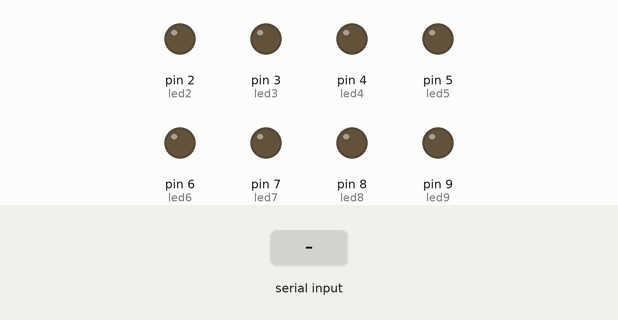
This sketch was run on a simulated Arduino Uno, built with avr-gcc and run on an emulated ATmega328P. Parts: output pins drawn as LEDs (lit = HIGH). Inputs (shaded band) come from the test bench.

Above: at 1.2 s.
1.3 s: "c" received over Serial
At 4.0 s:
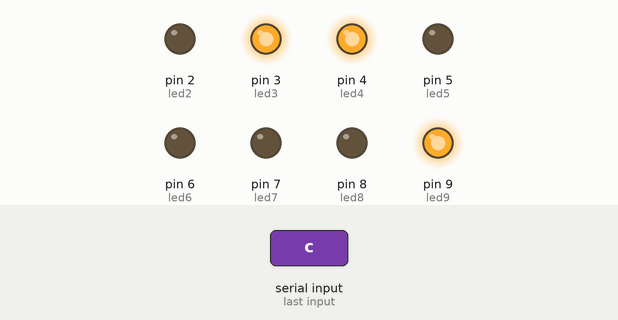
4.3 s: "a" received over Serial
At 4.7 s:
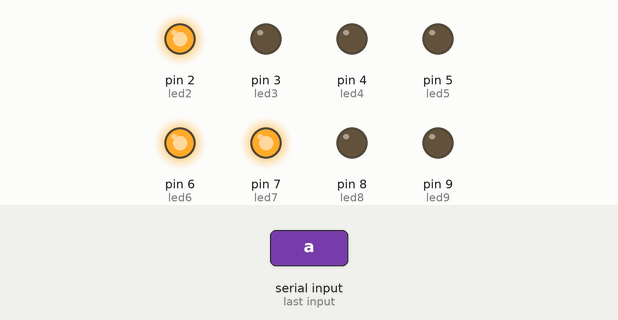
5.8 s: "b" received over Serial
At 7.0 s:
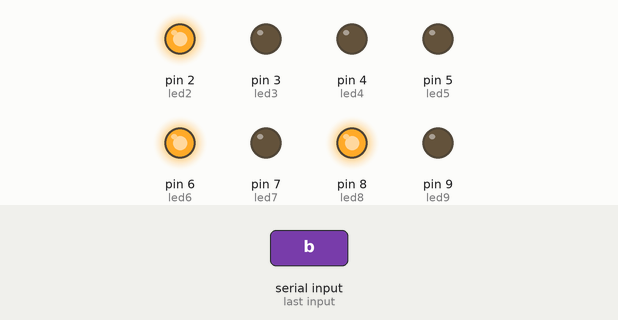
7.3 s: "d" received over Serial
At 8.2 s:
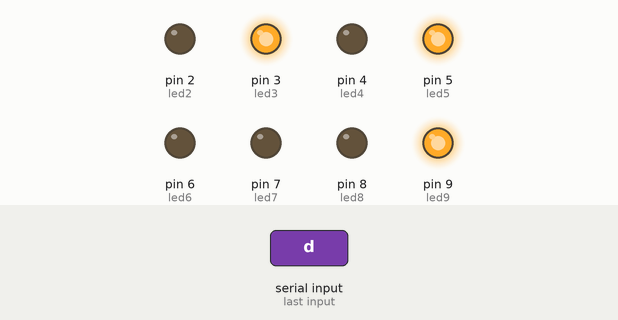
8.8 s: "1" received over Serial
At 9.3 s:
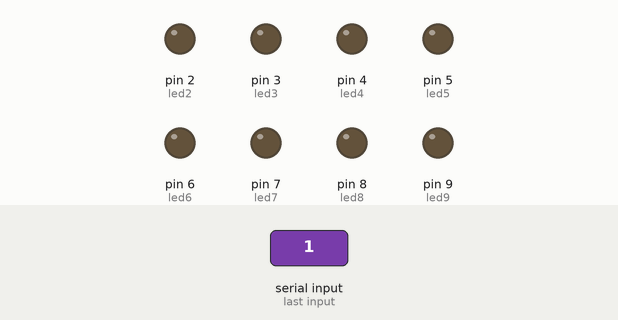
Timing chart, 0 to 11.3 s (numbered marks = the images above; inputs shaded):
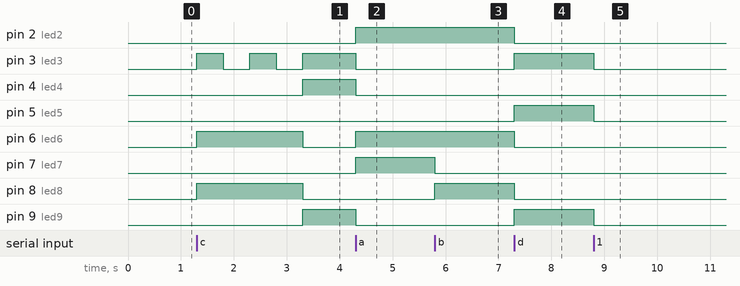

The sketch:

simple.ino
```cpp
// semaforo pedestre
int led2 = 2;
int led3 = 3;
//semaforo vertical
int led4 = 4;
int led5 = 5;
int led6 = 6;
// semaforo horizontal
int led7 = 7;
int led8 = 8;
int led9 = 9;
char entrada1 = '0';

void setup() {
	Serial.begin(9600);
	pinMode(led2,OUTPUT);
	pinMode(led3,OUTPUT);
	pinMode(led4,OUTPUT);
	pinMode(led5,OUTPUT);
	pinMode(led6,OUTPUT);
	pinMode(led7,OUTPUT);
	pinMode(led8,OUTPUT);
	pinMode(led9,OUTPUT);
}

void loop() {

	if (Serial.available() > 0) {
		entrada1 = Serial.read();
		start(entrada1);
	}
}

void start ( char entrada ) {

	digitalWrite(led2,LOW);
	digitalWrite(led3,LOW);
	digitalWrite(led4,LOW);
	digitalWrite(led5,LOW);
	digitalWrite(led6,LOW);
	digitalWrite(led7,LOW);
	digitalWrite(led8,LOW);
	digitalWrite(led9,LOW);
	if (entrada1 == 'a')
	{
		// pedestre verde, horizontal vermelho e vertical verde
		// 2, 6 e 7 ligados
		digitalWrite(led2,HIGH);
		digitalWrite(led3,LOW);
		digitalWrite(led4,LOW);
		digitalWrite(led5,LOW);
		digitalWrite(led6,HIGH);
		digitalWrite(led7,HIGH);
		digitalWrite(led8,LOW);
		digitalWrite(led9,LOW);
	}
	if (entrada1 == 'b')
	{
		// pedestre verde, horizontal vermelho e vertical amarelo
		// 2, 6 e 8 ligados
		digitalWrite(led2,HIGH);
		digitalWrite(led3,LOW);
		digitalWrite(led4,LOW);
		digitalWrite(led5,LOW);
		digitalWrite(led6,HIGH);
		digitalWrite(led7,LOW);
		digitalWrite(led8,HIGH);
		digitalWrite(led9,LOW);
	}
	if (entrada1 == 'c')
	{
		// pedestre vermelho, horizontal verde e vertical vermelho
		// 3, 4 e 9 ligados

    digitalWrite(led2,LOW);
    digitalWrite(led3,HIGH);
		digitalWrite(led4,LOW);
		digitalWrite(led5,LOW);
		digitalWrite(led6,HIGH);
		digitalWrite(led7,LOW);
		digitalWrite(led8,HIGH);
		digitalWrite(led9,LOW);
    delay(500);
    digitalWrite(led3,LOW);
    delay(500);
    digitalWrite(led3,HIGH);
    delay(500);
    digitalWrite(led3,LOW);
    delay(500);
    digitalWrite(led4,HIGH);
    digitalWrite(led6,LOW);
    digitalWrite(led3,HIGH);
    digitalWrite(led8,LOW);
    digitalWrite(led9,HIGH);


	}
	if (entrada1 == 'd')
	{
		// pedestre vermelho, horizontal amarelo e vertical vermelho
		// 3, 5 e 9 ligados
		digitalWrite(led2,LOW);
		digitalWrite(led3,HIGH);
		digitalWrite(led4,LOW);
		digitalWrite(led5,HIGH);
		digitalWrite(led6,LOW);
		digitalWrite(led7,LOW);
		digitalWrite(led8,LOW);
		digitalWrite(led9,HIGH);
	}

}
```

Measured:
- after the input at 1.3 s, pin 3 (led3): alternates HIGH for 0.50 s and LOW for 0.50 s, starting at once; pin 4 (led4), pin 9 (led9): LOW → HIGH after 2.0 s; pin 6 (led6), pin 8 (led8): LOW → HIGH at once, → LOW 2.0 s later
- after the input at 4.3 s, pin 2 (led2), pin 6 (led6), pin 7 (led7): LOW → HIGH at once; pin 3 (led3), pin 4 (led4), pin 9 (led9): HIGH → LOW at once
- after the input at 5.8 s, pin 7 (led7): HIGH → LOW at once; pin 8 (led8): LOW → HIGH at once
- after the input at 7.3 s, pin 2 (led2), pin 6 (led6), pin 8 (led8): HIGH → LOW at once; pin 3 (led3), pin 5 (led5), pin 9 (led9): LOW → HIGH at once
- after the input at 8.8 s, pin 3 (led3), pin 5 (led5), pin 9 (led9): HIGH → LOW at once
